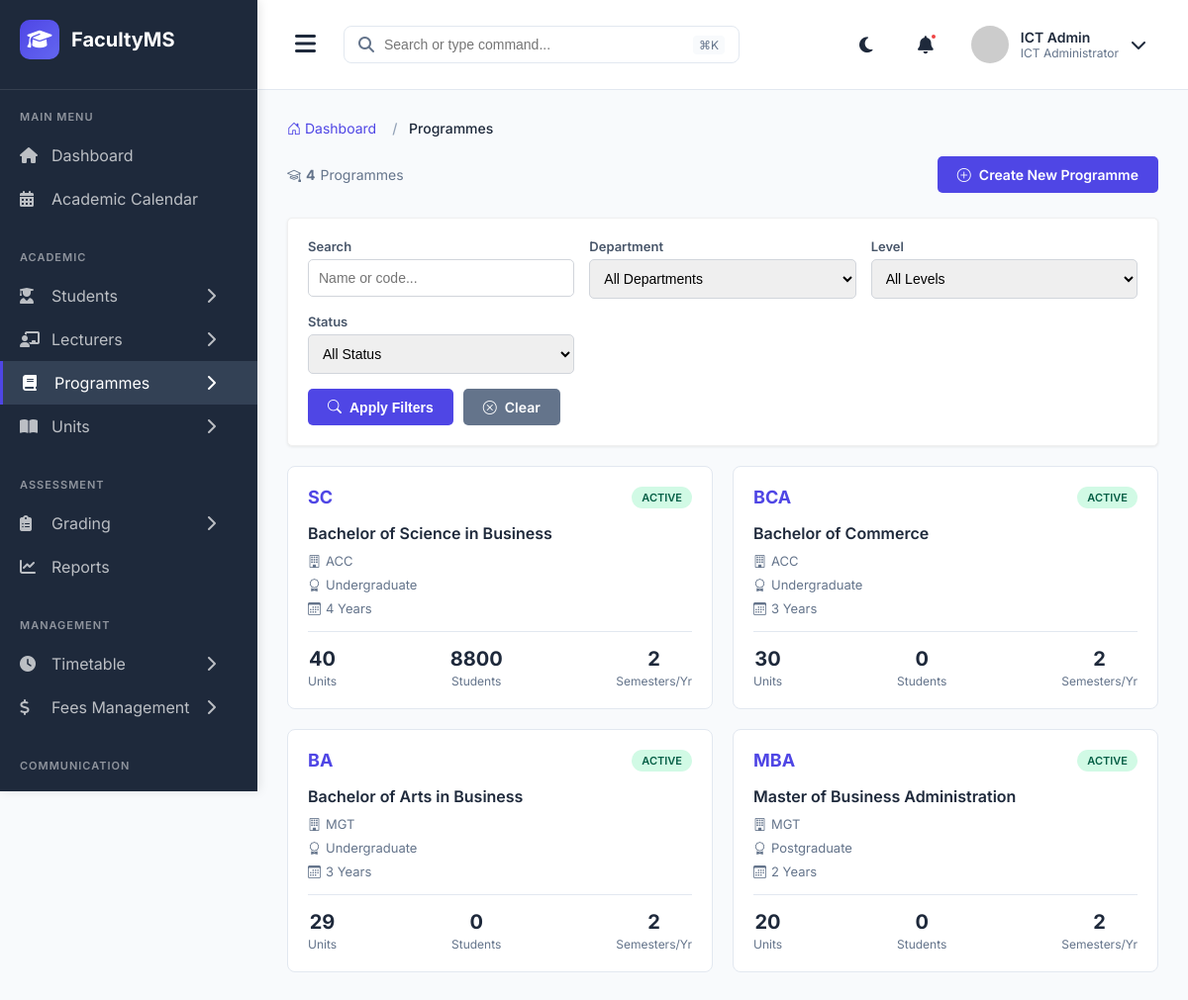
Page /programmes/ (signed in) on the committed database.
### main_application/models.py (models this page shows, shortened)
class User(AbstractUser):
    USER_TYPES = (
        ('STUDENT', 'Student'),
        ('LECTURER', 'Lecturer'),
        ('COD', 'Chairman of Department'),
        ('DEAN', 'Dean'),
        ('ICT_ADMIN', 'ICT Administrator'),
    )
    user_type = models.CharField(max_length=20, choices=USER_TYPES)
    phone_number = models.CharField(max_length=15, blank=True, null=True)
    profile_picture = models.ImageField(upload_to='profiles/', blank=True, null=True)
    is_active_user = models.BooleanField(default=True)
    date_joined = models.DateTimeField(auto_now_add=True)
    class Meta:
        db_table = 'users'

class Programme(models.Model):
    PROGRAMME_LEVELS = (
        ('CERTIFICATE', 'Certificate'),
        ('DIPLOMA', 'Diploma'),
        ('BACHELORS', 'Bachelor\'s Degree'),
        ('MASTERS', 'Master\'s Degree'),
        ('PHD', 'Doctor of Philosophy'),
    )
    DURATION_YEARS = (
        (1, '1 Year'),
        (2, '2 Years'),
        (3, '3 Years'),
        (4, '4 Years'),
        (5, '5 Years'),
    )
    SEMESTERS_PER_YEAR = (
        (2, '2 Semesters'),
        (3, '3 Semesters'),
    )
    name = models.CharField(max_length=200)
    code = models.CharField(max_length=20, unique=True)
    level = models.CharField(max_length=20, choices=PROGRAMME_LEVELS)
    department = models.ForeignKey(Department, on_delete=models.CASCADE, related_name='programmes')
    duration_years = models.IntegerField(choices=DURATION_YEARS)
    semesters_per_year = models.IntegerField(choices=SEMESTERS_PER_YEAR, default=2)
    description = models.TextField(blank=True)
    is_active = models.BooleanField(default=True)
    created_at = models.DateTimeField(auto_now_add=True)
    class Meta:
        db_table = 'programmes'
        ordering = ['level', 'name']

class Department(models.Model):
    name = models.CharField(max_length=200)
    code = models.CharField(max_length=20, unique=True)
    description = models.TextField(blank=True)
    head_of_department = models.ForeignKey(User, on_delete=models.SET_NULL, null=True, blank=True,
                                           related_name='headed_departments', limit_choices_to={'user_type': 'COD'})
    created_at = models.DateTimeField(auto_now_add=True)
    class Meta:
        db_table = 'departments'
        ordering = ['name']

### main_application/views.py (the view)
# urls.py: path('programmes/', views.programme_list, name='programme_list'),
@login_required
@user_passes_test(is_admin)
def programme_list(request):
    department_id = request.GET.get('department', '')
    level = request.GET.get('level', '')
    status = request.GET.get('status', '')
    search = request.GET.get('search', '')
    programmes = Programme.objects.select_related(
        'department'
    ).annotate(
        student_count=Count('students', filter=Q(students__is_active=True)),
        unit_count=Count('programme_units', distinct=True)
    ).all()
    if department_id:
        programmes = programmes.filter(department_id=department_id)
    if level:
        programmes = programmes.filter(level=level)
    if status == 'active':
        programmes = programmes.filter(is_active=True)
    elif status == 'inactive':
        programmes = programmes.filter(is_active=False)
    if search:
        programmes = programmes.filter(
            Q(name__icontains=search) |
            Q(code__icontains=search) |
            Q(description__icontains=search)
        )
    departments = Department.objects.all().order_by('name')
    programme_levels = Programme.PROGRAMME_LEVELS
    context = {
        'programmes': programmes,
        'departments': departments,
        'programme_levels': programme_levels,
        'selected_department': department_id,
        'selected_level': level,
        'selected_status': status,
        'search_query': search,
        'total_programmes': programmes.count(),
    }
    return render(request, 'admin/programme_list.html', context)

### templates/admin/programme_list.html (shortened to what this page needs)
{% extends 'admin_base.html' %}
{% block extra_css %}
<link rel="stylesheet" href="https://cdn.jsdelivr.net/npm/bootstrap-icons@1.10.0/font/bootstrap-icons.css">
{% endblock %}
{% block content %}
<nav aria-label="breadcrumb">
    <ol class="breadcrumb">
        <li class="breadcrumb-item"><a href="{% url 'admin_dashboard' %}"><i class="bi bi-house-door"></i> Dashboard</a></li>
        <li class="breadcrumb-item active" aria-current="page">Programmes</li>
    </ol>
</nav>
<div class="header-section">
    <div class="page-stats">
        <span class="stat-item">
            <i class="bi bi-mortarboard"></i>
            <strong>{{ total_programmes }}</strong> Programme{{ total_programmes|pluralize }}
        </span>
    </div>
    <a href="{% url 'programme_create' %}" class="btn btn-primary">
        <i class="bi bi-plus-circle"></i> Create New Programme
    </a>
</div>
<div class="filters-section">
    <form method="get" action="{% url 'programme_list' %}">
        <div class="filters-grid">
            <div class="filter-group">
                <label class="filter-label">Search</label>
                <input type="text" name="search" class="filter-input" placeholder="Name or code..." value="{{ search_query }}">
            </div>
            <div class="filter-group">
                <label class="filter-label">Department</label>
                <select name="department" class="filter-select">
                    <option value="">All Departments</option>
                </select>
            </div>
            <div class="filter-group">
                <label class="filter-label">Level</label>
                <select name="level" class="filter-select">
                    <option value="">All Levels</option>
                </select>
            </div>
            <div class="filter-group">
                <label class="filter-label">Status</label>
                <select name="status" class="filter-select">
                    <option value="">All Status</option>
                </select>
            </div>
        </div>
        <div class="filter-actions">
            <button type="submit" class="btn btn-primary">
                <i class="bi bi-search"></i> Apply Filters
            </button>
            <a href="{% url 'programme_list' %}" class="btn btn-secondary">
                <i class="bi bi-x-circle"></i> Clear
            </a>
        </div>
    </form>
</div>
{% if programmes %}
<div class="programmes-grid">
    {% for programme in programmes %}
    <a href="{% url 'programme_detail' programme.code %}" class="programme-card">
        <div class="programme-card-header">
            <div class="programme-code">{{ programme.code }}</div>
            {% if programme.is_active %}
            <span class="badge badge-success">Active</span>
            {% else %}
            <span class="badge badge-danger">Inactive</span>
            {% endif %}
        </div>
        <div class="programme-name">{{ programme.name }}</div>
        <div class="programme-meta">
            <span class="meta-row">
                <i class="bi bi-building"></i>
                {{ programme.department.code }}
            </span>
            <span class="meta-row">
                <i class="bi bi-award"></i>
                {{ programme.get_level_display }}
            </span>
            <span class="meta-row">
                <i class="bi bi-calendar3"></i>
                {{ programme.duration_years }} Year{{ programme.duration_years|pluralize }}
            </span>
        </div>
        <div class="programme-stats">
            <div class="stat">
                <div class="stat-value">{{ programme.unit_count }}</div>
                <div class="stat-label">Units</div>
            </div>
            <div class="stat">
                <div class="stat-value">{{ programme.student_count }}</div>
                <div class="stat-label">Students</div>
            </div>
            <div class="stat">
                <div class="stat-value">{{ programme.semesters_per_year }}</div>
                <div class="stat-label">Semesters/Yr</div>
            </div>
        </div>
    </a>
    {% endfor %}
</div>
{% endif %}
{% endblock %}

### templates/admin_base.html (shortened to what this page needs)
{% load static %}
<!DOCTYPE html>
<html lang="en">
<head>
    <link rel="stylesheet" href="https://cdnjs.cloudflare.com/ajax/libs/font-awesome/6.4.0/css/all.min.css">
    {% block extra_css %}{% endblock %}
</head>
<body>
    <div class="sidebar" id="sidebar">
        <div class="sidebar-header">
            <div class="logo">
                <i class="fas fa-graduation-cap"></i>
            </div>
            <span class="logo-text">FacultyMS</span>
        </div>
        <div class="menu-section">
            <div class="menu-title">Main Menu</div>
            <a href="{% url 'admin_dashboard'%}" class="menu-item {% if request.resolver_match.url_name == 'admin_dashboard' %}active{% endif %}">
                <i class="fas fa-home"></i>
                <span>Dashboard</span>
            </a>
            <a href="#" class="menu-item {% if request.resolver_match.url_name == 'admin_academic_calendar' %}active{% endif %}">
                <i class="fas fa-calendar-alt"></i>
                <span>Academic Calendar</span>
            </a>
        </div>
        <div class="menu-section">
            <div class="menu-title">Academic</div>
            <div class="menu-item has-submenu {% if 'student' in request.resolver_match.url_name %}active{% endif %}" data-submenu="students">
                <i class="fas fa-user-graduate"></i>
                <span>Students</span>
                <i class="fas fa-chevron-right arrow"></i>
            </div>
            <div class="menu-item has-submenu {% if 'lecturer' in request.resolver_match.url_name %}active{% endif %}" data-submenu="lecturers">
                <i class="fas fa-chalkboard-teacher"></i>
                <span>Lecturers</span>
                <i class="fas fa-chevron-right arrow"></i>
            </div>
            <div class="menu-item has-submenu {% if 'programme' in request.resolver_match.url_name or 'departments' in request.resolver_match.url_name %}active{% endif %}" data-submenu="programmes">
                <i class="fas fa-book"></i>
                <span>Programmes</span>
                <i class="fas fa-chevron-right arrow"></i>
            </div>
            <div class="menu-item has-submenu {% if 'units' in request.resolver_match.url_name %}active{% endif %}" data-submenu="units">
                <i class="fas fa-book-open"></i>
                <span>Units</span>
                <i class="fas fa-chevron-right arrow"></i>
            </div>
        </div>
        <div class="menu-section">
            <div class="menu-title">Assessment</div>
            <div class="menu-item has-submenu {% if 'grading' in request.resolver_match.url_name or 'marks' in request.resolver_match.url_name or 'assessment' in request.resolver_match.url_name %}active{% endif %}" data-submenu="grading">
                <i class="fas fa-clipboard-list"></i>
                <span>Grading</span>
                <i class="fas fa-chevron-right arrow"></i>
            </div>
            <a href="{% url 'admin_reports'%}" class="menu-item {% if request.resolver_match.url_name == 'admin_reports' %}active{% endif %}">
                <i class="fas fa-chart-line"></i>
                <span>Reports</span>
            </a>
        </div>
        <div class="menu-section">
            <div class="menu-title">Management</div>
            <div class="menu-item has-submenu {% if 'timetable' in request.resolver_match.url_name or 'venues' in request.resolver_match.url_name %}active{% endif %}" data-submenu="timetable">
                <i class="fas fa-clock"></i>
                <span>Timetable</span>
                <i class="fas fa-chevron-right arrow"></i>
            </div>
            <div class="menu-item has-submenu {% if 'fees' in request.resolver_match.url_name %}active{% endif %}" data-submenu="fees">
                <i class="fas fa-dollar-sign"></i>
                <span>Fees Management</span>
                <i class="fas fa-chevron-right arrow"></i>
            </div>
        </div>
        <div class="menu-section">
            <div class="menu-title">Communication</div>
            <a href="{% url 'announcement_list'%}" class="menu-item {% if request.resolver_match.url_name == 'announcement_list' %}active{% endif %}">
            </a>
        </div>
    </div>
    <div class="main-content" id="mainContent">
        <div class="header">
            <div class="header-left">
                <button class="menu-toggle" id="menuToggle">
                    <i class="fas fa-bars"></i>
                </button>
                <div class="search-bar">
                    <i class="fas fa-search"></i>
                    <input type="text" placeholder="Search or type command...">
                    <span class="shortcut">⌘K</span>
                </div>
            </div>
            <div class="header-right">
                <div class="header-icon">
                    <i class="fas fa-moon"></i>
                </div>
                <div class="header-icon notification-icon">
                    <i class="fas fa-bell"></i>
                    <span class="notification-badge"></span>
                </div>
                <div class="user-profile">
                    <img src="https://ui-avatars.com/api/?name=Admin+User&background=4F46E5&color=fff" alt="User" class="user-avatar">
                    <div class="user-info">
                        <span class="user-name">{{ user.get_full_name|default:"Admin User" }}</span>
                        <span class="user-role">{{ user.get_user_type_display|default:"Administrator" }}</span>
                    </div>
                    <i class="fas fa-chevron-down"></i>
                </div>
            </div>
        </div>
        <div class="content">
            {% block content %}{% endblock %}
        </div>
    </div>
</body>
</html>

### rows in the picture
User: get_full_name "ICT Admin", user_type "ICT Administrator"
Programme: code "SC", is_active "ACTIVE", name "Bachelor of Science in Business", department.code "ACC", level "Undergraduate", duration_years "4", unit_count "40", student_count "8800", semesters_per_year "2"
Programme: code "BCA", is_active "ACTIVE", name "Bachelor of Commerce", department.code "ACC", level "Undergraduate", duration_years "3", unit_count "30", student_count "0", semesters_per_year "2"
Programme: code "BA", is_active "ACTIVE", name "Bachelor of Arts in Business", department.code "MGT", level "Undergraduate", duration_years "3", unit_count "29", student_count "0", semesters_per_year "2"
Programme: code "MBA", is_active "ACTIVE", name "Master of Business Administration", department.code "MGT", level "Postgraduate", duration_years "2", unit_count "20", student_count "0", semesters_per_year "2"

### other values in the picture
{{ total_programmes }} "4"
